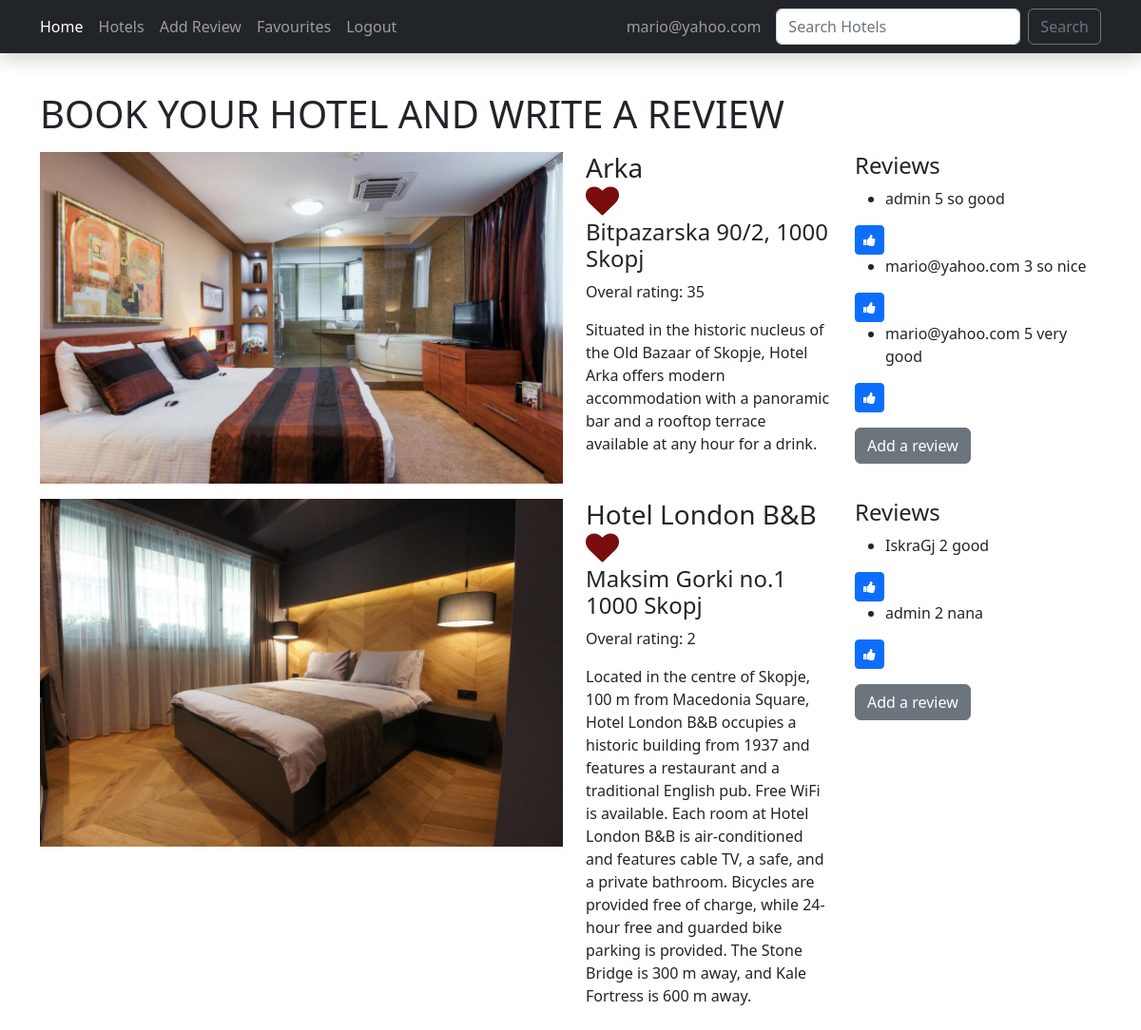
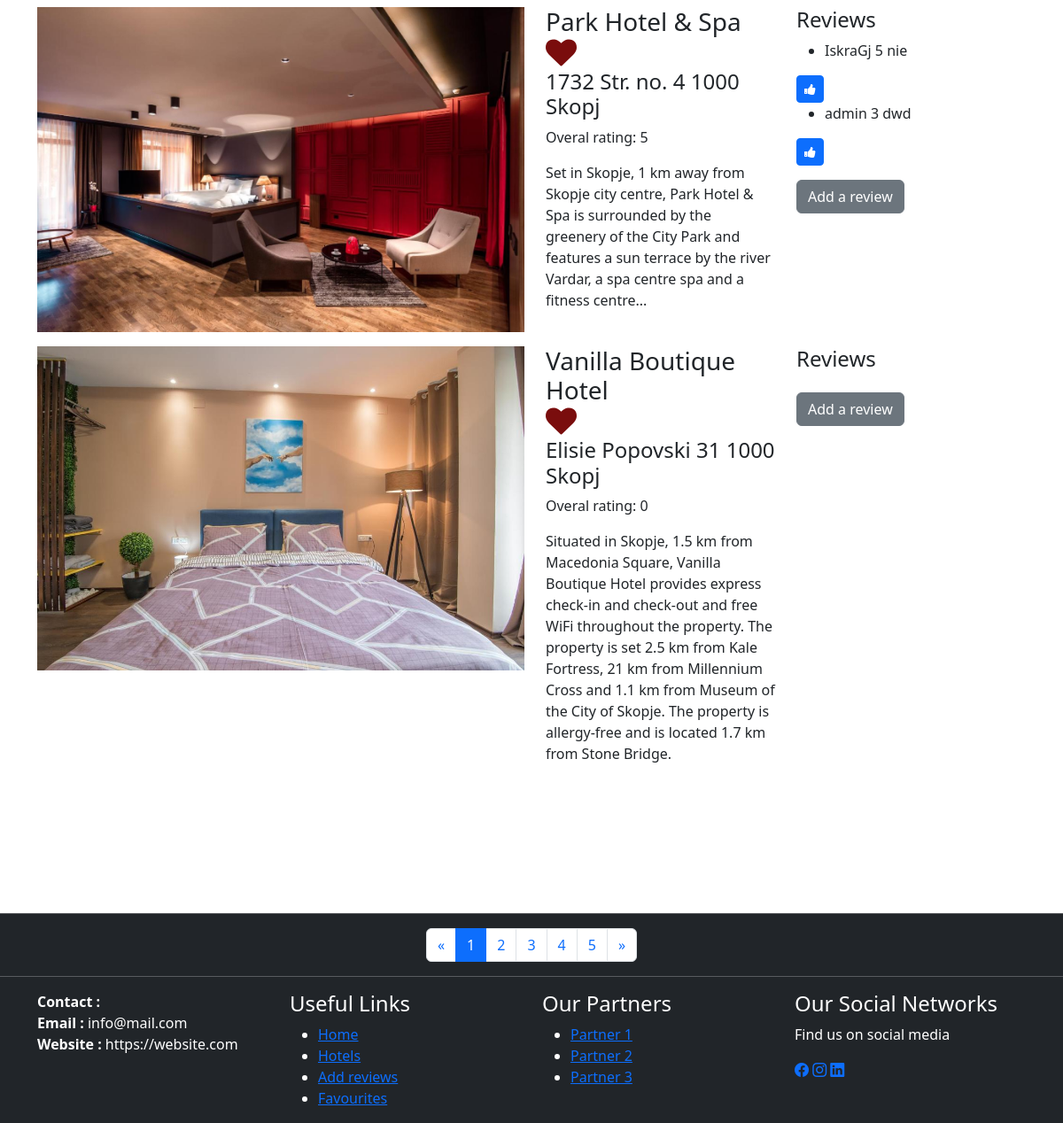
Page /hotels/ (signed in) on the committed database (2 pictures, top to bottom).
### HotelApplication/models.py (models this page shows, shortened)
class Hotel(models.Model):
    hotel_name = models.CharField(max_length=100)
    hotel_address = models.CharField(max_length=50)
    images = models.ImageField(upload_to='images', null=True, blank=True, default='../data/hotel.jpeg')
    desc = models.TextField(null=True, blank=True)
    hotel_geolocation = models.CharField(max_length=10)
    overall_rating = models.CharField(max_length=10, null=True, blank=True)
    fav = models.ManyToManyField(User, related_name='fav', blank=True)
    class Meta:
        ordering = ('hotel_name',)

class Review(models.Model):
    RATING_CHOICES = (
        (1, '1'),
        (2, '2'),
        (3, '3'),
        (4, '4'),
        (5, '5'),
    )
    user = models.ForeignKey(User, on_delete=models.CASCADE, related_name='author_review')
    hotel_rating =models.IntegerField(choices=RATING_CHOICES)
    desc_review = models.TextField(null=True, blank=True)
    hotels = models.ForeignKey(Hotel, on_delete=models.CASCADE, related_name='hotel_review')
    likes = models.ManyToManyField(User, related_name='review_likes')

### HotelApplication/views.py (the view)
# urls.py: path('hotels/', hotel_list, name='hotel_list'),
def hotel_list(request):
    if request.method == "POST":
        form_data = ReviewForm(request.POST)
        if form_data.is_valid():
            hotels = form_data.save(commit=False) #da vrati objakt koj seushte se nema zacuvano vo bazata
            hotels.user = request.user
            hotels = form_data.save()
    is_favourite = True
    queyset = Hotel.objects.all().order_by('hotel_name')
    context = {'hotel_list': queyset, "form": ReviewForm , 'is_favourite':is_favourite}
    return render(request, 'hotel_list.html', context=context)

### templates/hotel_list.html (shortened to what this page needs)
{% extends 'home.html' %}
{% block content %}
    <div class="container">
        <h1 class="mb-3">BOOK YOUR HOTEL AND WRITE A REVIEW </h1>
        {% for hotels in hotel_list %}
            <div class="row mb-3">
                <div class="col">
                    <img class="" src="{{ MEDIA_URL }}{{ hotels.images.url }}" alt="image hotel" style="width: 550px">
                </div>
                <div class="col">
                    <div class="card-body">
                        <h3 class="card-title">{{ hotels.hotel_name }}</h3>
                        <div id="favourite-section">
                            {% if is_favourite %}
                                <a href="{% url 'favourite_hotels' %}" data-toggle="tooltip" data-placement="top"
                                   title="Add to favourite">
                                    <i class="fa fa-heart" style="font-size:35px; color: #7a0d0d"></i>
                                </a>
                            {% else %}
                                <a href="{% url 'favourite_hotels' %}">
                                    <i class="fa fa-heart-o" style="font-size:35px; color: #7a0d0d"></i>
                                </a>
                            {% endif %}
                        </div>
                        <h4>{{ hotels.hotel_address }} {{ hotels.hotel_geolocation }}
                        </h4>
                        <p>Overal rating: {{ hotels.overall_rating }}</p>
                        <p class="card-subtitle mb-3">{{ hotels.desc }}</p>
                    </div>
                </div>
                <div class="col">
                    <h4>Reviews</h4>
                    {% for hotel in hotels.hotel_review.all %}
                        <ul>
                            <li>{{ hotel.user }} {{ hotel.hotel_rating }} {{ hotel.desc_review }}</li>
                        </ul>
                        <form action="{% url 'like_review' hotels.pk %}" method="POST">
                            <button type="submit" , name="hotel_review_id" , value="{{ hotels.hotel.id }}" ,
                                    class="btn btn-primary btn-sm"><i class="fa fa-thumbs-up"></i></button>
                        </form>
                    {% endfor %}
                    <a href="{% url 'add_review' %}">
                        <button type="button" class="btn btn-secondary mt-3">Add a review</button>
                    </a>
                </div>
            </div>
        {% endfor %}
    </div>
{% endblock %}

### templates/nav.html (shortened to what this page needs)
<nav class="navbar navbar-expand navbar-dark bg-dark shadow fixed-top text-white">
    <div class="container">
        <a class="nav-item nav-link" href="{% url 'home' %}">Home</a>
        <div class="collapse navbar-collapse mx-2" id="navbarNavAltMarkup">
            <div class="navbar-nav mr-auto">
                <ul class="navbar-nav ">
                    {% if user.is_authenticated %}
                        <li class="nav-item"><a class="nav-item nav-link" href="{% url 'hotel_list' %}">Hotels</a></li>
                        <li class="nav-item"><a class="nav-item nav-link" href="{% url 'add_review' %}">Add Review</a>
                        </li>
                        <li class="nav-item"><a class="nav-item nav-link" href="{% url 'favourite_hotels' %}">Favourites</a></li>
                        <li class="nav-item"><a class="nav-item nav-link" href="{% url 'logout' %}"
                                                class="btn btn-primary">Logout</a></li>
                    {% else %}
                        <li class="nav-item"><a class="nav-item nav-link" href="{% url 'register_user' %}">Register</a>
                        </li>
                        <li class="nav-item"><a class="nav-item nav-link" href="{% url 'login' %}">Login</a></li>
                    {% endif %}
                </ul>
            </div>
        </div>
        {% if user.is_authenticated %}
            <ul class="navbar-nav ml-auto">
                <li class="nav-item">
                    <a class="nav-item nav-link" href="{% url 'login' %}">{{ user.username }}</a>
                </li>
            </ul>
        {% endif %}
        <form class="d-flex" method="POST" action="{% url 'search_hotels' %}">
            <input class="form-control mx-2" type="search" placeholder="Search Hotels" aria-label="Search"
                   name="searched">
            <button class="btn btn-outline-secondary" type="submit">Search</button>
        </form>
    </div>
</nav>

### rows in the picture
Hotel: images (picture), hotel_name "Arka", hotel_address "Bitpazarska 90/2,", hotel_geolocation "1000 Skopj", overall_rating "35", desc "Situated in the historic nucleus of the Old Bazaar of Skopje, Hotel Arka offers modern accommodation with a panoramic bar and a rooftop terrace available at any hour for a drink."
Review: user "admin", hotel_rating "5", desc_review "so good"
Review: user "mario@yahoo.com", hotel_rating "3", desc_review "so nice"
Review: user "mario@yahoo.com", hotel_rating "5", desc_review "very good"
Hotel: images (picture), hotel_name "Hotel London B&B", hotel_address "Maksim Gorki no.1", hotel_geolocation "1000 Skopj", overall_rating "2", desc "Located in the centre of Skopje, 100 m from Macedonia Square, Hotel London B&B occupies a historic building from 1937 and features a restaurant and a traditional English pub. Free WiFi is available. Each room at Hotel London B&B is air-conditioned and features cable TV, a safe, and a private bathroom. Bicycles are provided free of charge, while 24-hour free and guarded bike parking is provided. The Stone Bridge is 300 m away, and Kale Fortress is 600 m away."
Review: user "IskraGj", hotel_rating "2", desc_review "good"
Review: user "admin", hotel_rating "2", desc_review "nana"
Hotel: images (picture), hotel_name "Park Hotel & Spa", hotel_address "1732 Str. no. 4", hotel_geolocation "1000 Skopj", overall_rating "5", desc "Set in Skopje, 1 km away from Skopje city centre, Park Hotel & Spa is surrounded by the greenery of the City Park and features a sun terrace by the river Vardar, a spa centre spa and a fitness centre..."
Review: user "IskraGj", hotel_rating "5", desc_review "nie"
Review: user "admin", hotel_rating "3", desc_review "dwd"
Hotel: images (picture), hotel_name "Vanilla Boutique Hotel", hotel_address "Elisie Popovski 31", hotel_geolocation "1000 Skopj", overall_rating "0", desc "Situated in Skopje, 1.5 km from Macedonia Square, Vanilla Boutique Hotel provides express check-in and check-out and free WiFi throughout the property. The property is set 2.5 km from Kale Fortress, 21 km from Millennium Cross and 1.1 km from Museum of the City of Skopje. The property is allergy-free and is located 1.7 km from Stone Bridge."

### other values in the picture
{{ user.username }} "mario@yahoo.com"
